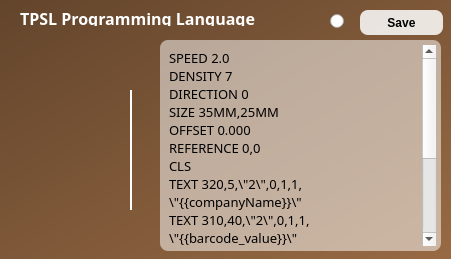
   <widget class="QFrame" name="frame_9">
    <property name="geometry">
     <rect>
      <x>30</x>
      <y>400</y>
      <width>451</width>
      <height>259</height>
     </rect>
    </property>
    <property name="styleSheet">
     <string notr="true">QFrame {
	background: qlineargradient(spread:pad, x1:0, y1:0, x2:1, y2:1, stop:0 rgba(99, 69, 44, 255), stop:1 rgba(152, 106, 68, 255));
	border-radius: 12px;
}</string>
    </property>
    <property name="frameShape">
     <enum>QFrame::StyledPanel</enum>
    </property>
    <property name="frameShadow">
     <enum>QFrame::Raised</enum>
    </property>
    <widget class="QLabel" name="label_25">
     <property name="geometry">
      <rect>
       <x>20</x>
       <y>10</y>
       <width>281</width>
       <height>16</height>
      </rect>
     </property>
     <property name="font">
      <font>
       <family>Sans Serif</family>
       <pointsize>12</pointsize>
       <weight>75</weight>
       <italic>false</italic>
       <bold>true</bold>
       <strikeout>false</strikeout>
       <kerning>true</kerning>
      </font>
     </property>
     <property name="styleSheet">
      <string notr="true">QLabel {
	text-align: center;
	background: transparent;
	color: white;
}</string>
     </property>
     <property name="text">
      <string>TPSL Programming Language</string>
     </property>
     <property name="textFormat">
      <enum>Qt::PlainText</enum>
     </property>
    </widget>
    <widget class="QLabel" name="lbl_iconTpsl">
     <property name="geometry">
      <rect>
       <x>20</x>
       <y>100</y>
       <width>101</width>
       <height>91</height>
      </rect>
     </property>
     <property name="styleSheet">
      <string notr="true">QLabel {
	background: transparent;
}</string>
     </property>
     <property name="pixmap">
      <pixmap>../../Downloads/code.png</pixmap>
     </property>
     <property name="scaledContents">
      <bool>true</bool>
     </property>
    </widget>
    <widget class="QFrame" name="frame_18">
     <property name="geometry">
      <rect>
       <x>130</x>
       <y>90</y>
       <width>2</width>
       <height>120</height>
      </rect>
     </property>
     <property name="styleSheet">
      <string notr="true">QFrame {
	background: white;
}</string>
     </property>
     <property name="frameShape">
      <enum>QFrame::StyledPanel</enum>
     </property>
     <property name="frameShadow">
      <enum>QFrame::Raised</enum>
     </property>
    </widget>
    <widget class="QPushButton" name="btn_saveTpsl">
     <property name="geometry">
      <rect>
       <x>360</x>
       <y>10</y>
       <width>83</width>
       <height>25</height>
      </rect>
     </property>
     <property name="cursor">
      <cursorShape>PointingHandCursor</cursorShape>
     </property>
     <property name="styleSheet">
      <string notr="true">QPushButton {
	background: rgba(255, 255, 255, 215);
	border-radius: 8px;
	font-weight: bold;
}</string>
     </property>
     <property name="text">
      <string>Save</string>
     </property>
    </widget>
    <widget class="QTextEdit" name="et_tpslCommand">
     <property name="geometry">
      <rect>
       <x>160</x>
       <y>40</y>
       <width>281</width>
       <height>211</height>
      </rect>
     </property>
     <property name="font">
      <font>
       <family>Sans Serif</family>
       <weight>75</weight>
       <bold>true</bold>
      </font>
     </property>
     <property name="styleSheet">
      <string notr="true">QTextEdit {
	background: rgba(255, 255, 255, 130);
	border-radius: 8px;
	padding: 5px;
}</string>
     </property>
     <property name="html">
      <string>&lt;!DOCTYPE HTML PUBLIC &quot;-//W3C//DTD HTML 4.0//EN&quot; &quot;http://www.w3.org/TR/REC-html40/strict.dtd&quot;&gt;
&lt;html&gt;&lt;head&gt;&lt;meta name=&quot;qrichtext&quot; content=&quot;1&quot; /&gt;&lt;style type=&quot;text/css&quot;&gt;
p, li { white-space: pre-wrap; }
&lt;/style&gt;&lt;/head&gt;&lt;body style=&quot; font-family:'Sans Serif'; font-size:10pt; font-weight:600; font-style:normal;&quot;&gt;
&lt;p style=&quot; margin-top:0px; margin-bottom:0px; margin-left:0px; margin-right:0px; -qt-block-indent:0; text-indent:0px;&quot;&gt;&lt;span style=&quot; font-family:'Fira Sans Semi-Light'; font-weight:400;&quot;&gt;SPEED 2.0 &lt;/span&gt;&lt;/p&gt;
&lt;p style=&quot; margin-top:0px; margin-bottom:0px; margin-left:0px; margin-right:0px; -qt-block-indent:0; text-indent:0px;&quot;&gt;&lt;span style=&quot; font-family:'Fira Sans Semi-Light'; font-weight:400;&quot;&gt;DENSITY 7 &lt;/span&gt;&lt;/p&gt;
&lt;p style=&quot; margin-top:0px; margin-bottom:0px; margin-left:0px; margin-right:0px; -qt-block-indent:0; text-indent:0px;&quot;&gt;&lt;span style=&quot; font-family:'Fira Sans Semi-Light'; font-weight:400;&quot;&gt;DIRECTION 0 &lt;/span&gt;&lt;/p&gt;
&lt;p style=&quot; margin-top:0px; margin-bottom:0px; margin-left:0px; margin-right:0px; -qt-block-indent:0; text-indent:0px;&quot;&gt;&lt;span style=&quot; font-family:'Fira Sans Semi-Light'; font-weight:400;&quot;&gt;SIZE 35MM,25MM &lt;/span&gt;&lt;/p&gt;
&lt;p style=&quot; margin-top:0px; margin-bottom:0px; margin-left:0px; margin-right:0px; -qt-block-indent:0; text-indent:0px;&quot;&gt;&lt;span style=&quot; font-family:'Fira Sans Semi-Light'; font-weight:400;&quot;&gt;OFFSET 0.000 &lt;/span&gt;&lt;/p&gt;
&lt;p style=&quot; margin-top:0px; margin-bottom:0px; margin-left:0px; margin-right:0px; -qt-block-indent:0; text-indent:0px;&quot;&gt;&lt;span style=&quot; font-family:'Fira Sans Semi-Light'; font-weight:400;&quot;&gt;REFERENCE 0,0 &lt;/span&gt;&lt;/p&gt;
&lt;p style=&quot; margin-top:0px; margin-bottom:0px; margin-left:0px; margin-right:0px; -qt-block-indent:0; text-indent:0px;&quot;&gt;&lt;span style=&quot; font-family:'Fira Sans Semi-Light'; font-weight:400;&quot;&gt;CLS &lt;/span&gt;&lt;/p&gt;
&lt;p style=&quot; margin-top:0px; margin-bottom:0px; margin-left:0px; margin-right:0px; -qt-block-indent:0; text-indent:0px;&quot;&gt;&lt;span style=&quot; font-family:'Fira Sans Semi-Light'; font-weight:400;&quot;&gt;TEXT 320,5,\&amp;quot;2\&amp;quot;,0,1,1,\&amp;quot;{{companyName}}\&amp;quot; &lt;/span&gt;&lt;/p&gt;
&lt;p style=&quot; margin-top:0px; margin-bottom:0px; margin-left:0px; margin-right:0px; -qt-block-indent:0; text-indent:0px;&quot;&gt;&lt;span style=&quot; font-family:'Fira Sans Semi-Light'; font-weight:400;&quot;&gt;TEXT 310,40,\&amp;quot;2\&amp;quot;,0,1,1,\&amp;quot;{{barcode_value}}\&amp;quot; &lt;/span&gt;&lt;/p&gt;
&lt;p style=&quot; margin-top:0px; margin-bottom:0px; margin-left:0px; margin-right:0px; -qt-block-indent:0; text-indent:0px;&quot;&gt;&lt;span style=&quot; font-family:'Fira Sans Semi-Light'; font-weight:400;&quot;&gt;TEXT 310,120,\&amp;quot;1\&amp;quot;,0,1,1,\&amp;quot;{{description}}\&amp;quot; &lt;/span&gt;&lt;/p&gt;
&lt;p style=&quot; margin-top:0px; margin-bottom:0px; margin-left:0px; margin-right:0px; -qt-block-indent:0; text-indent:0px;&quot;&gt;&lt;span style=&quot; font-family:'Fira Sans Semi-Light'; font-weight:400;&quot;&gt;BARCODE 310,60,\&amp;quot;128\&amp;quot;,50,0,0,2,10,\&amp;quot;{{barcode_value}}\&amp;quot; &lt;/span&gt;&lt;/p&gt;
&lt;p style=&quot; margin-top:0px; margin-bottom:0px; margin-left:0px; margin-right:0px; -qt-block-indent:0; text-indent:0px;&quot;&gt;&lt;span style=&quot; font-family:'Fira Sans Semi-Light'; font-weight:400;&quot;&gt;TEXT 310,160,\&amp;quot;4\&amp;quot;,0,1,1,\&amp;quot;{{unit_price_integer}}\&amp;quot; &lt;/span&gt;&lt;/p&gt;
&lt;p style=&quot; margin-top:0px; margin-bottom:0px; margin-left:0px; margin-right:0px; -qt-block-indent:0; text-indent:0px;&quot;&gt;&lt;span style=&quot; font-family:'Fira Sans Semi-Light'; font-weight:400;&quot;&gt;PRINT {{copies}} &lt;/span&gt;&lt;/p&gt;
&lt;p style=&quot; margin-top:0px; margin-bottom:0px; margin-left:0px; margin-right:0px; -qt-block-indent:0; text-indent:0px;&quot;&gt;&lt;span style=&quot; font-family:'Fira Sans Semi-Light'; font-weight:400;&quot;&gt;EOP&lt;/span&gt;&lt;/p&gt;&lt;/body&gt;&lt;/html&gt;</string>
     </property>
    </widget>
    <widget class="QRadioButton" name="rb_tpsl">
     <property name="geometry">
      <rect>
       <x>330</x>
       <y>10</y>
       <width>16</width>
       <height>23</height>
      </rect>
     </property>
    </widget>
   </widget>
